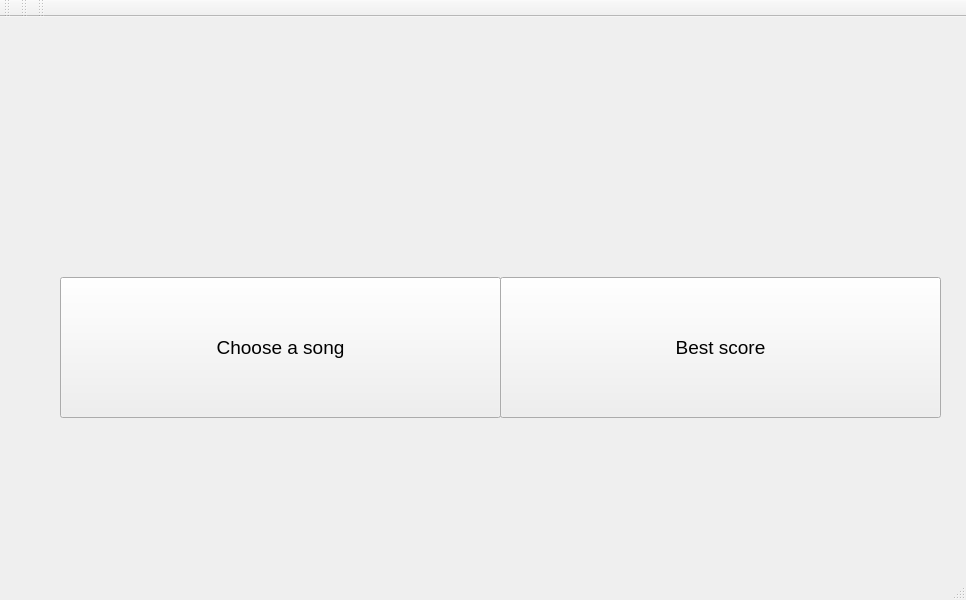
<?xml version="1.0" encoding="UTF-8"?>
<ui version="4.0">
 <class>MainWindow</class>
 <widget class="QMainWindow" name="MainWindow">
  <property name="geometry">
   <rect>
    <x>0</x>
    <y>0</y>
    <width>966</width>
    <height>600</height>
   </rect>
  </property>
  <property name="minimumSize">
   <size>
    <width>0</width>
    <height>0</height>
   </size>
  </property>
  <property name="maximumSize">
   <size>
    <width>16777215</width>
    <height>16777215</height>
   </size>
  </property>
  <property name="font">
   <font>
    <italic>false</italic>
    <bold>true</bold>
    <underline>false</underline>
    <strikeout>false</strikeout>
   </font>
  </property>
  <property name="windowTitle">
   <string>MainWindow</string>
  </property>
  <property name="styleSheet">
   <string notr="true"/>
  </property>
  <widget class="QWidget" name="centralwidget">
   <property name="maximumSize">
    <size>
     <width>1700000</width>
     <height>1700000</height>
    </size>
   </property>
   <widget class="QPushButton" name="pushButton">
    <property name="geometry">
     <rect>
      <x>60</x>
      <y>260</y>
      <width>441</width>
      <height>141</height>
     </rect>
    </property>
    <property name="sizePolicy">
     <sizepolicy hsizetype="Minimum" vsizetype="Preferred">
      <horstretch>0</horstretch>
      <verstretch>0</verstretch>
     </sizepolicy>
    </property>
    <property name="font">
     <font>
      <pointsize>14</pointsize>
      <italic>false</italic>
      <bold>false</bold>
      <underline>false</underline>
      <strikeout>false</strikeout>
     </font>
    </property>
    <property name="styleSheet">
     <string notr="true">QPushButton {
    background-color: #3399FF;
}

QPushButton:hover {
    background-color: #66B2FF;
}
border-radius: 10px;</string>
    </property>
    <property name="text">
     <string>Choose a song</string>
    </property>
   </widget>
   <widget class="QPushButton" name="pushButton_2">
    <property name="geometry">
     <rect>
      <x>500</x>
      <y>260</y>
      <width>441</width>
      <height>141</height>
     </rect>
    </property>
    <property name="sizePolicy">
     <sizepolicy hsizetype="Minimum" vsizetype="Preferred">
      <horstretch>0</horstretch>
      <verstretch>0</verstretch>
     </sizepolicy>
    </property>
    <property name="font">
     <font>
      <pointsize>14</pointsize>
      <italic>false</italic>
      <bold>false</bold>
      <underline>false</underline>
      <strikeout>false</strikeout>
     </font>
    </property>
    <property name="styleSheet">
     <string notr="true">QPushButton {
    background-color: #3399FF;
}

QPushButton:hover {
    background-color: #66B2FF;
}
border-radius: 10px;</string>
    </property>
    <property name="text">
     <string>Best score</string>
    </property>
   </widget>
   <widget class="QLabel" name="label_pic">
    <property name="geometry">
     <rect>
      <x>310</x>
      <y>40</y>
      <width>391</width>
      <height>191</height>
     </rect>
    </property>
    <property name="text">
     <string/>
    </property>
   </widget>
  </widget>
  <widget class="QMenuBar" name="menubar">
   <property name="geometry">
    <rect>
     <x>0</x>
     <y>0</y>
     <width>966</width>
     <height>19</height>
    </rect>
   </property>
  </widget>
  <widget class="QStatusBar" name="statusbar"/>
  <widget class="QToolBar" name="toolBar">
   <property name="windowTitle">
    <string>toolBar</string>
   </property>
   <attribute name="toolBarArea">
    <enum>TopToolBarArea</enum>
   </attribute>
   <attribute name="toolBarBreak">
    <bool>false</bool>
   </attribute>
  </widget>
  <widget class="QToolBar" name="toolBar_2">
   <property name="windowTitle">
    <string>toolBar_2</string>
   </property>
   <attribute name="toolBarArea">
    <enum>TopToolBarArea</enum>
   </attribute>
   <attribute name="toolBarBreak">
    <bool>false</bool>
   </attribute>
  </widget>
  <widget class="QToolBar" name="toolBar_3">
   <property name="windowTitle">
    <string>toolBar_3</string>
   </property>
   <attribute name="toolBarArea">
    <enum>TopToolBarArea</enum>
   </attribute>
   <attribute name="toolBarBreak">
    <bool>false</bool>
   </attribute>
  </widget>
 </widget>
 <resources/>
 <connections/>
</ui>
